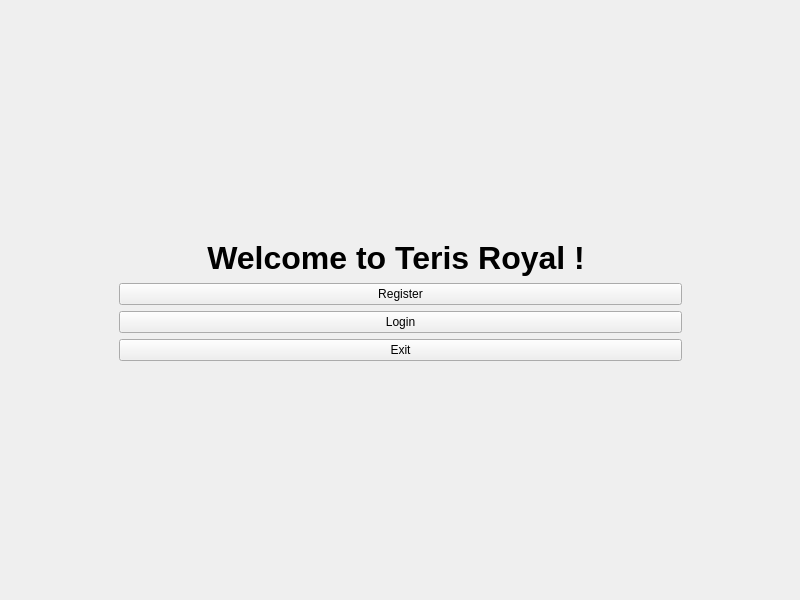
<?xml version="1.0" encoding="UTF-8"?>
<ui version="4.0">
 <class>MainWindow</class>
 <widget class="QMainWindow" name="MainWindow">
  <property name="geometry">
   <rect>
    <x>0</x>
    <y>0</y>
    <width>800</width>
    <height>600</height>
   </rect>
  </property>
  <property name="windowTitle">
   <string>MainWindow</string>
  </property>
  <widget class="QWidget" name="centralwidget">
   <layout class="QHBoxLayout" name="horizontalLayout">
    <item>
     <spacer name="horizontalSpacer">
      <property name="orientation">
       <enum>Qt::Orientation::Horizontal</enum>
      </property>
      <property name="sizeHint" stdset="0">
       <size>
        <width>40</width>
        <height>20</height>
       </size>
      </property>
     </spacer>
    </item>
    <item>
     <widget class="QStackedWidget" name="stackedWidget">
      <property name="currentIndex">
       <number>0</number>
      </property>
      <widget class="QWidget" name="MainLoginMenu">
       <layout class="QHBoxLayout" name="horizontalLayout_2">
        <item>
         <layout class="QVBoxLayout" name="verticalLayout">
          <item>
           <spacer name="verticalSpacer_2">
            <property name="orientation">
             <enum>Qt::Orientation::Vertical</enum>
            </property>
            <property name="sizeHint" stdset="0">
             <size>
              <width>20</width>
              <height>40</height>
             </size>
            </property>
           </spacer>
          </item>
          <item>
           <widget class="QLabel" name="label">
            <property name="text">
             <string>&lt;!DOCTYPE HTML PUBLIC &quot;-//W3C//DTD HTML 4.0//EN&quot; &quot;http://www.w3.org/TR/REC-html40/strict.dtd&quot;&gt;
&lt;html&gt;&lt;head&gt;&lt;meta name=&quot;qrichtext&quot; content=&quot;1&quot; /&gt;&lt;meta charset=&quot;utf-8&quot; /&gt;&lt;style type=&quot;text/css&quot;&gt;
p, li { white-space: pre-wrap; }
hr { height: 1px; border-width: 0; }
li.unchecked::marker { content: &quot;\2610&quot;; }
li.checked::marker { content: &quot;\2612&quot;; }
&lt;/style&gt;&lt;/head&gt;&lt;body style=&quot; font-family:'Segoe UI'; font-size:9pt; font-weight:400; font-style:normal;&quot;&gt;
&lt;p align=&quot;center&quot; style=&quot; margin-top:12px; margin-bottom:12px; margin-left:0px; margin-right:0px; -qt-block-indent:0; text-indent:0px;&quot;&gt;&lt;span style=&quot; font-size:24pt; font-weight:700;&quot;&gt;Welcome to Teris Royal ! &lt;/span&gt;&lt;/p&gt;&lt;/body&gt;&lt;/html&gt;</string>
            </property>
           </widget>
          </item>
          <item>
           <widget class="QPushButton" name="RegisterButton">
            <property name="text">
             <string>Register</string>
            </property>
           </widget>
          </item>
          <item>
           <widget class="QPushButton" name="LoginButton">
            <property name="text">
             <string>Login</string>
            </property>
           </widget>
          </item>
          <item>
           <widget class="QPushButton" name="ExitButton">
            <property name="text">
             <string>Exit</string>
            </property>
           </widget>
          </item>
          <item>
           <spacer name="verticalSpacer">
            <property name="orientation">
             <enum>Qt::Orientation::Vertical</enum>
            </property>
            <property name="sizeHint" stdset="0">
             <size>
              <width>20</width>
              <height>40</height>
             </size>
            </property>
           </spacer>
          </item>
         </layout>
        </item>
       </layout>
      </widget>
      <widget class="QWidget" name="RegisterMenu">
       <layout class="QHBoxLayout" name="horizontalLayout_4">
        <item>
         <layout class="QVBoxLayout" name="verticalLayout_3">
          <item>
           <spacer name="verticalSpacer_6">
            <property name="orientation">
             <enum>Qt::Orientation::Vertical</enum>
            </property>
            <property name="sizeHint" stdset="0">
             <size>
              <width>20</width>
              <height>40</height>
             </size>
            </property>
           </spacer>
          </item>
          <item>
           <widget class="QLabel" name="label_2">
            <property name="text">
             <string>&lt;html&gt;&lt;head/&gt;&lt;body&gt;&lt;p align=&quot;center&quot;&gt;&lt;span style=&quot; font-size:14pt; font-weight:700;&quot;&gt;Please enter a username and a password to create an account&lt;/span&gt;&lt;/p&gt;&lt;/body&gt;&lt;/html&gt;</string>
            </property>
           </widget>
          </item>
          <item>
           <widget class="QLineEdit" name="UsernameInputRegister"/>
          </item>
          <item>
           <widget class="QLineEdit" name="PasswordInputRegister"/>
          </item>
          <item>
           <widget class="QPushButton" name="SendButtonRegister">
            <property name="text">
             <string>Send</string>
            </property>
           </widget>
          </item>
          <item>
           <widget class="QPushButton" name="BackButtonRegister">
            <property name="text">
             <string>Back</string>
            </property>
           </widget>
          </item>
          <item>
           <spacer name="verticalSpacer_5">
            <property name="orientation">
             <enum>Qt::Orientation::Vertical</enum>
            </property>
            <property name="sizeHint" stdset="0">
             <size>
              <width>20</width>
              <height>40</height>
             </size>
            </property>
           </spacer>
          </item>
         </layout>
        </item>
       </layout>
      </widget>
      <widget class="QWidget" name="LoginMenu">
       <layout class="QHBoxLayout" name="horizontalLayout_3">
        <item>
         <layout class="QVBoxLayout" name="verticalLayout_2">
          <item>
           <spacer name="verticalSpacer_3">
            <property name="orientation">
             <enum>Qt::Orientation::Vertical</enum>
            </property>
            <property name="sizeHint" stdset="0">
             <size>
              <width>20</width>
              <height>40</height>
             </size>
            </property>
           </spacer>
          </item>
          <item>
           <widget class="QLabel" name="label_3">
            <property name="text">
             <string>&lt;html&gt;&lt;head/&gt;&lt;body&gt;&lt;p align=&quot;center&quot;&gt;&lt;span style=&quot; font-size:14pt; font-weight:700;&quot;&gt;Please enter your username and password !&lt;/span&gt;&lt;/p&gt;&lt;/body&gt;&lt;/html&gt;</string>
            </property>
           </widget>
          </item>
          <item>
           <widget class="QLineEdit" name="UsernameInputLogin"/>
          </item>
          <item>
           <widget class="QLineEdit" name="PasswordInputLogin"/>
          </item>
          <item>
           <widget class="QPushButton" name="SendButtonLogin">
            <property name="text">
             <string>Send</string>
            </property>
           </widget>
          </item>
          <item>
           <widget class="QPushButton" name="BackButtonLogin">
            <property name="text">
             <string>Back</string>
            </property>
           </widget>
          </item>
          <item>
           <spacer name="verticalSpacer_4">
            <property name="orientation">
             <enum>Qt::Orientation::Vertical</enum>
            </property>
            <property name="sizeHint" stdset="0">
             <size>
              <width>20</width>
              <height>40</height>
             </size>
            </property>
           </spacer>
          </item>
         </layout>
        </item>
       </layout>
      </widget>
     </widget>
    </item>
    <item>
     <spacer name="horizontalSpacer_4">
      <property name="orientation">
       <enum>Qt::Orientation::Horizontal</enum>
      </property>
      <property name="sizeHint" stdset="0">
       <size>
        <width>40</width>
        <height>20</height>
       </size>
      </property>
     </spacer>
    </item>
   </layout>
  </widget>
 </widget>
 <resources/>
 <connections/>
</ui>
